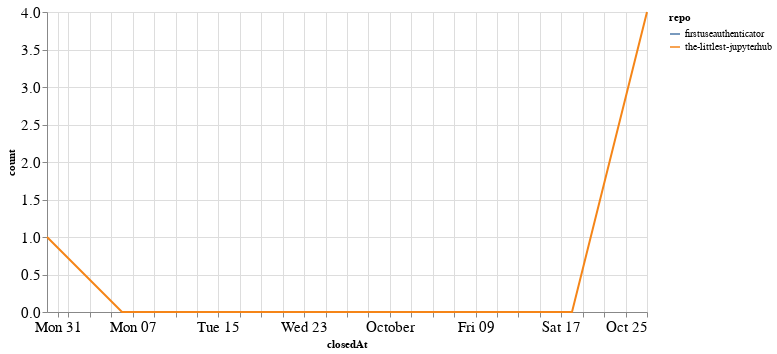

Write notebook code for a chart like this one.
### Code cell
closed_by_time = closed_by.groupby('repo').resample('W', on='closedAt').count()['author'].reset_index()
closed_by_time = closed_by_time.rename(columns={'author': 'count'})

alt.Chart(closed_by_time, width=600).mark_line().encode(
    x='closedAt',
    y='count',
    color='repo',
    tooltip="repo"
)

### Figure 1 — Vega-Lite specification as saved in the notebook (floating-point values rounded to 4 significant figures)
{"config": {"axisLeft": {"labelFontSize": 15}, "axisBottom": {"labelFontSize": 15}}, "data": {"name": "data-d8310d17b024b3b70b3c46332cdb7106"}, "mark": "line", "encoding": {"color": {"type": "nominal", "field": "repo"}, "tooltip": {"type": "nominal", "field": "repo"}, "x": {"type": "temporal", "field": "closedAt"}, "y": {"type": "quantitative", "field": "count"}}, "width": 600, "$schema": "https://vega.github.io/schema/vega-lite/v4.8.1.json", "datasets": {"data-d8310d17b024b3b70b3c46332cdb7106": [{"repo": "firstuseauthenticator", "closedAt": "2020-10-11T00:00:00", "count": 1}, {"repo": "the-littlest-jupyterhub", "closedAt": "2020-08-30T00:00:00", "count": 1}, {"repo": "the-littlest-jupyterhub", "closedAt": "2020-09-06T00:00:00", "count": 0}, {"repo": "the-littlest-jupyterhub", "closedAt": "2020-09-13T00:00:00", "count": 0}, {"repo": "the-littlest-jupyterhub", "closedAt": "2020-09-20T00:00:00", "count": 0}, {"repo": "the-littlest-jupyterhub", "closedAt": "2020-09-27T00:00:00", "count": 0}, {"repo": "the-littlest-jupyterhub", "closedAt": "2020-10-04T00:00:00", "count": 0}, {"repo": "the-littlest-jupyterhub", "closedAt": "2020-10-11T00:00:00", "count": 0}, {"repo": "the-littlest-jupyterhub", "closedAt": "2020-10-18T00:00:00", "count": 0}, {"repo": "the-littlest-jupyterhub", "closedAt": "2020-10-25T00:00:00", "count": 4}]}}
